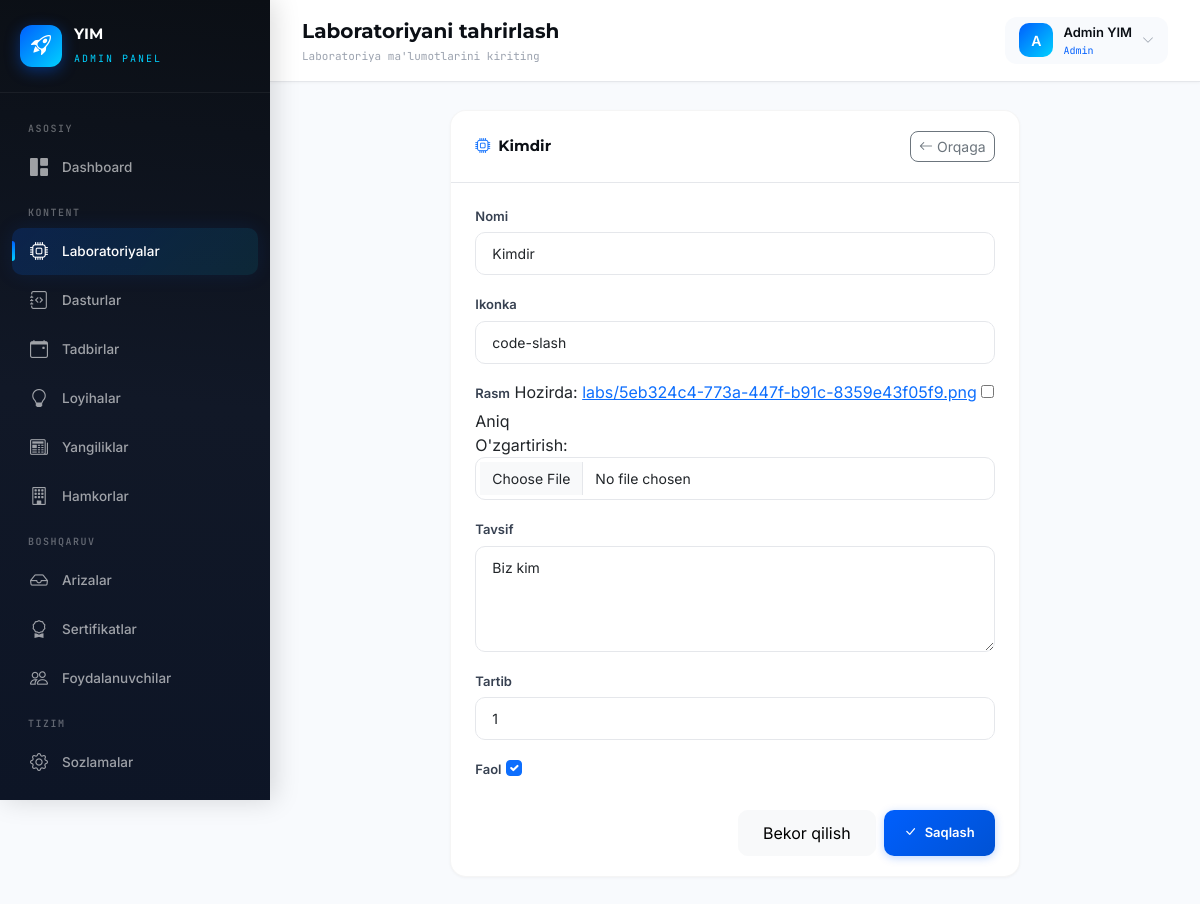
Screenshot of /admin-panel/laboratories/1/edit/ (signed in) with the database file from the repository.
### accounts/models.py (models this page shows, shortened)
class User(AbstractUser):
    ROLE_CHOICES = (
        ('admin', 'Admin'),
        ('student', 'Student'),
    )
    role = models.CharField(max_length=10, choices=ROLE_CHOICES, default='student')
    phone = models.CharField(max_length=20, blank=True, null=True)
    avatar = models.ImageField(upload_to='avatars/', blank=True, null=True)
    bio = models.TextField(blank=True, null=True)
    birth_date = models.DateField(blank=True, null=True)
    @property
    def is_admin_user(self):
        return self.role == 'admin' or self.is_superuser

### dashboard/models.py (models this page shows, shortened)
class Laboratory(models.Model):
    name = models.CharField(max_length=200, verbose_name="Nomi")
    icon = models.CharField(max_length=50, blank=True, verbose_name="Ikonka")
    image = models.ImageField(upload_to='labs/', blank=True, null=True, verbose_name="Rasm")
    description = models.TextField(blank=True, verbose_name="Tavsif")
    order = models.PositiveIntegerField(default=0, verbose_name="Tartib")
    is_active = models.BooleanField(default=True, verbose_name="Faol")
    created_at = models.DateTimeField(auto_now_add=True)
    updated_at = models.DateTimeField(auto_now=True)
    class Meta:
        ordering = ['order']
        verbose_name = "Laboratoriya"
        verbose_name_plural = "Laboratoriyalar"

### dashboard/views.py (the view)
# urls.py: path('laboratories/<int:pk>/edit/', views.laboratory_edit, name='laboratory_edit'),
@admin_required
def laboratory_edit(request, pk):
    return generic_edit(request, Laboratory, pk, LaboratoryForm, 'dashboard/laboratories/form.html', 'dashboard:laboratory_list', "Laboratoriya muvaffaqiyatli yangilandi!")

### dashboard/forms.py
class LaboratoryForm(StyledFormMixin, forms.ModelForm):
    class Meta:
        model = Laboratory
        fields = ['name', 'icon', 'image', 'description', 'order', 'is_active']

### dashboard/context_processors.py (called while the page is built)
def pending_applications(request):
    if request.user.is_authenticated:
        try:
            count = Application.objects.filter(status='pending').count()
            return {'pending_count': count}
        except Exception:
            return {'pending_count': 0}
    return {'pending_count': 0}

### dashboard/views.py (called while the page is built)
def admin_required(view_func):
    @wraps(view_func)
    @login_required
    def wrapper(request, *args, **kwargs):
        if not request.user.is_admin_user:
            messages.error(request, "Sizda ruxsat yo'q!")
            return redirect('login')
        return view_func(request, *args, **kwargs)
    return wrapper

def generic_edit(request, model, pk, form_class, template, redirect_url, success_msg):
    obj = get_object_or_404(model, pk=pk)
    form = form_class(instance=obj)
    if request.method == 'POST':
        form = form_class(request.POST, request.FILES, instance=obj)
        if form.is_valid():
            form.save()
            messages.success(request, success_msg)
            return redirect(redirect_url)
    return render(request, template, {'form': form, 'object': obj})

### templates/dashboard/laboratories/form.html (shortened to what this page needs)
{% extends "dashboard/base.html" %}
{% block page_title %}{% if object %}Laboratoriyani tahrirlash{% else %}Yangi laboratoriya{% endif %}{% endblock %}
{% block page_subtitle %}Laboratoriya ma'lumotlarini kiriting{% endblock %}
{% block content %}
<div class="row justify-content-center">
    <div class="col-xl-8">
        <div class="data-card animate-in">
            <div class="data-card-header">
                <h6><i class="bi bi-cpu me-2 text-primary"></i>{% if object %}{{ object.name }}{% else %}Yangi laboratoriya{% endif %}</h6>
                <a href="{% url 'dashboard:laboratory_list' %}" class="btn btn-sm btn-outline-secondary" style="border-radius: 8px;">
                    <i class="bi bi-arrow-left me-1"></i>Orqaga
                </a>
            </div>
            <div class="data-card-body">
                <form method="post" enctype="multipart/form-data">
                    {% for field in form %}
                    <div class="mb-3">
                        <label class="form-label" for="{{ field.id_for_label }}">{{ field.label }}</label>
                        {{ field }}
                    </div>
                    {% endfor %}
                    <div class="d-flex justify-content-end gap-2 mt-4">
                        <a href="{% url 'dashboard:laboratory_list' %}" class="btn btn-light" style="border-radius:10px;padding:10px 24px;">Bekor qilish</a>
                        <button type="submit" class="btn btn-primary-custom">
                            <i class="bi bi-check-lg me-2"></i>{% if object %}Saqlash{% else %}Qo'shish{% endif %}
                        </button>
                    </div>
                </form>
            </div>
        </div>
    </div>
</div>
{% endblock %}

### templates/dashboard/base.html (shortened to what this page needs)
{% load static %}
<!DOCTYPE html>
<html lang="uz" data-bs-theme="light">
<head>
    <link href="https://cdn.jsdelivr.net/npm/bootstrap@5.3.3/dist/css/bootstrap.min.css" rel="stylesheet">
    <link href="https://cdn.jsdelivr.net/npm/bootstrap-icons@1.11.3/font/bootstrap-icons.min.css" rel="stylesheet">
</head>
<body>
    <aside class="sidebar" id="sidebar">
        <div class="sidebar-brand">
            <div class="brand-icon">
                <i class="bi bi-rocket-takeoff"></i>
            </div>
            <div>
                <h5>YIM</h5>
                <small>Admin Panel</small>
            </div>
        </div>
        <nav class="sidebar-nav">
            <div class="nav-section-title">Asosiy</div>
            <a href="{% url 'dashboard:home' %}" class="nav-link {% if request.resolver_match.url_name == 'home' %}active{% endif %}">
                <i class="bi bi-grid-1x2-fill"></i>
                Dashboard
            </a>
            <div class="nav-section-title">Kontent</div>
            <a href="{% url 'dashboard:laboratory_list' %}" class="nav-link {% if 'laborator' in request.resolver_match.url_name %}active{% endif %}">
                <i class="bi bi-cpu"></i>
                Laboratoriyalar
            </a>
            <a href="{% url 'dashboard:program_list' %}" class="nav-link {% if 'program' in request.resolver_match.url_name %}active{% endif %}">
                <i class="bi bi-journal-code"></i>
                Dasturlar
            </a>
            <a href="{% url 'dashboard:event_list' %}" class="nav-link {% if 'event' in request.resolver_match.url_name %}active{% endif %}">
                <i class="bi bi-calendar-event"></i>
                Tadbirlar
            </a>
            <a href="{% url 'dashboard:project_list' %}" class="nav-link {% if 'project' in request.resolver_match.url_name %}active{% endif %}">
                <i class="bi bi-lightbulb"></i>
                Loyihalar
            </a>
            <a href="{% url 'dashboard:news_list' %}" class="nav-link {% if 'news' in request.resolver_match.url_name %}active{% endif %}">
                <i class="bi bi-newspaper"></i>
                Yangiliklar
            </a>
            <a href="{% url 'dashboard:partner_list' %}" class="nav-link {% if 'partner' in request.resolver_match.url_name %}active{% endif %}">
                <i class="bi bi-building"></i>
                Hamkorlar
            </a>
            <div class="nav-section-title">Boshqaruv</div>
            <a href="{% url 'dashboard:application_list' %}" class="nav-link {% if 'application' in request.resolver_match.url_name %}active{% endif %}">
                <i class="bi bi-inbox"></i>
                Arizalar
            </a>
            <a href="{% url 'dashboard:certificate_list' %}" class="nav-link {% if 'certificate' in request.resolver_match.url_name %}active{% endif %}">
                <i class="bi bi-award"></i>
                Sertifikatlar
            </a>
            <a href="{% url 'dashboard:user_list' %}" class="nav-link {% if 'user' in request.resolver_match.url_name %}active{% endif %}">
                <i class="bi bi-people"></i>
                Foydalanuvchilar
            </a>
            <div class="nav-section-title">Tizim</div>
            <a href="{% url 'dashboard:site_settings' %}" class="nav-link {% if request.resolver_match.url_name == 'site_settings' %}active{% endif %}">
                <i class="bi bi-gear"></i>
                Sozlamalar
            </a>
            <a href="{% url 'logout' %}" class="nav-link" style="color: rgba(239, 68, 68, 0.7);">
                <i class="bi bi-box-arrow-left"></i>
            </a>
        </nav>
    </aside>
    <div class="main-content">
        <header class="topbar">
            <div class="d-flex align-items-center gap-3">
                <div class="page-title">
                    {% block page_title %}Dashboard{% endblock %}
                    <small>{% block page_subtitle %}Yoshlar innovatsiya markazi{% endblock %}</small>
                </div>
            </div>
            <div class="topbar-right">
                <div class="dropdown">
                    <div class="user-info" data-bs-toggle="dropdown">
                        <div class="user-avatar">
                            {{ request.user.username|first|upper }}
                        </div>
                        <div>
                            <div class="name">{{ request.user.get_full_name|default:request.user.username }}</div>
                            <div class="role-badge">{{ request.user.get_role_display|default:"Admin" }}</div>
                        </div>
                        <i class="bi bi-chevron-down" style="font-size: 12px; color: #9CA3AF;"></i>
                    </div>
                </div>
            </div>
        </header>
        <div class="content-area">
            {% block content %}{% endblock %}
        </div>
    </div>
</body>
</html>

### rows the page displays
User: user.username|first "A", user.get_full_name "Admin YIM", user.role "Admin"
Laboratory: name "Kimdir", form "Kimdir" "code-slash" "Biz kim" "1" "☑"

### other values shown
{{ field.label }} "Nomi" "Ikonka" "Rasm" "Tavsif" "Tartib" "Faol"
